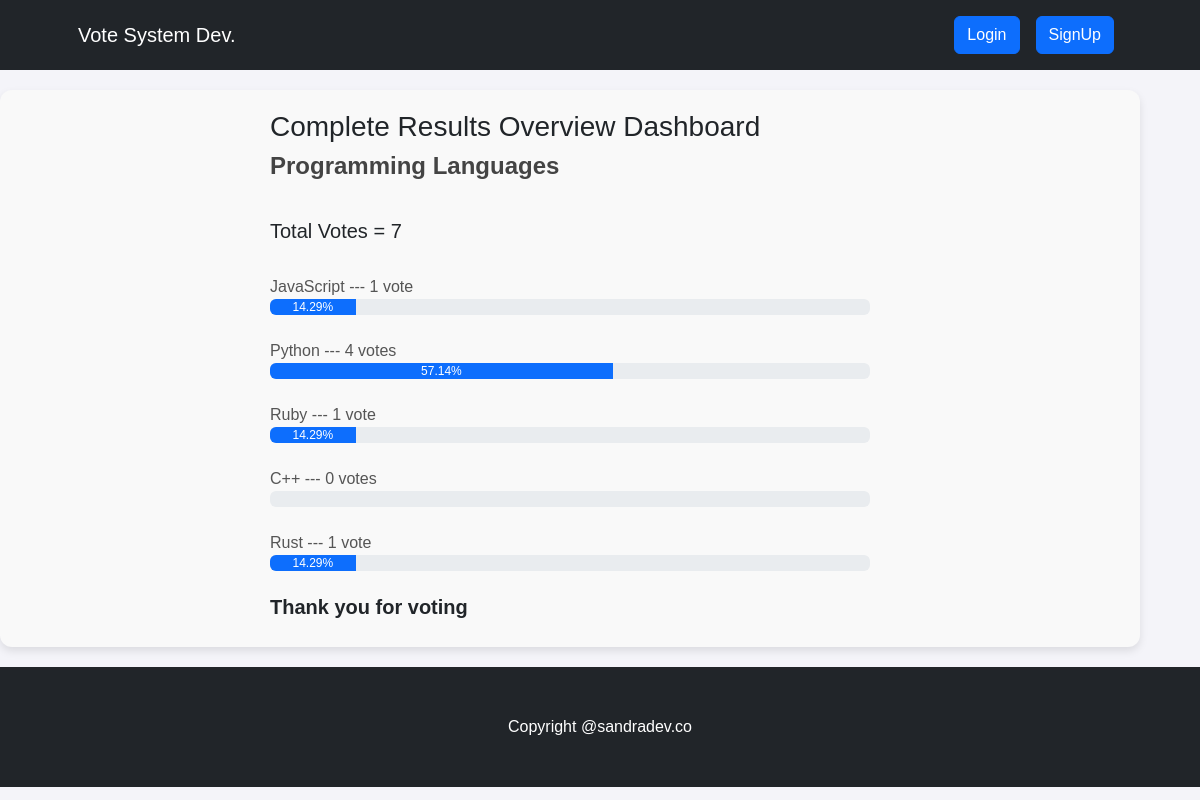
/result/programming-languages, run on the app's committed database.
### voteapp/models.py (models this page shows, shortened)
class Category(models.Model):
    title = models.CharField(max_length=200)
    slug = models.SlugField(blank=True, null=True)
    description = models.TextField(blank=True, null=True)
    total_vote = models.IntegerField(default=0)
    voters = models.ManyToManyField(User, blank=True)
    picture = models.ImageField(upload_to="img", blank=True, null=True)

class CategoryItem(models.Model):
    title = models.CharField(max_length=200)
    total_vote = models.IntegerField(default=0)
    category = models.ForeignKey(Category, on_delete=models.CASCADE, related_name="items")
    voters = models.ManyToManyField(User, blank=True)
    @property
    def percentage_vote(self):
        category_votes = self.category.total_vote
        item_votes = self.total_vote
        if category_votes == 0:
            vote_in_percentage = 0
        else:
            vote_in_percentage = (item_votes/category_votes) * 100
        return vote_in_percentage

### voteapp/views.py (the view)
# urls.py: path("result/<str:slug>", views.result, name="result"),
def result(request, slug):
    category = Category.objects.get(slug=slug)
    items = CategoryItem.objects.filter(category=category)
    context = {"category": category, "items": items}
    return render(request, "result.html", context)

### voteapp/templatetags/custom_filters.py (called while the page is built)
@register.filter(name="has_voted")
def has_voted(user, voters):
    return any(user.id== voter.id for voter in voters)

### voteapp/templates/result.html
{% extends 'base.html' %}
{% block content %}
{% load humanize %}
{% load custom_filters %}
<div class="container result-container">
    <div class="sub-container">
      <h3>Complete Results Overview Dashboard</h3>
      <h4>{{category.title}}</h4>
      <br>
      <h5>Total Votes = {{category.total_vote}}</h5>
      <br />
      {% for item in items  %}
      {% if request.user|has_voted:item.voters.all %}
      <small>{{item.title}}</strong> --- {{item.total_vote}} vote{{item.total_vote | pluralize:",s"}} ---  <strong>[voted]</strong> </small>
      <div class="progressContainer">
        <div class="progress">
          <div
            class="progress-bar"
            role="progressbar"
            aria-label="Example with label"
            style="width:{{item.percentage_vote | floatformat:2}}%;"
            aria-valuenow="25"
            aria-valuemin="0"
            aria-valuemax="100"
          >
          {{item.percentage_vote | floatformat:2}}%
          </div>
        </div>
      </div>
      <br>
      {% else %}
      <small>{{item.title}}</strong> --- {{item.total_vote}} vote{{item.total_vote | pluralize:",s"}} </small>
      <div class="progressContainer">
        <div class="progress">
          <div
            class="progress-bar"
            role="progressbar"
            aria-label="Example with label"
            style="width:{{item.percentage_vote | floatformat:2}}%;"
            aria-valuenow="25"
            aria-valuemin="0"
            aria-valuemax="100"
          >
          {{item.percentage_vote | floatformat:2}}%
          </div>
        </div>
      </div>
      <br>
      {% endif %}
      {% endfor %}
      <h5 style="font-weight: bold">Thank you for voting</h5>
    </div>
  </div>
{% endblock content %}

### voteapp/templates/base.html (shortened to what this page needs)
<!DOCTYPE html>
{% load static %}
<html lang="en">
<head>
    <link href="https://cdn.jsdelivr.net/npm/bootstrap-icons@1.4.1/font/bootstrap-icons.css" rel="stylesheet" />
    <link rel="stylesheet" href="{% static 'css/bootstrap.css' %}">
    <link rel="stylesheet" href="{% static 'css/style.css' %}">
</head>
<body>
     <nav class="navbar navbar-expand-lg navbar-dark bg-dark">
        <div class="container px-lg-5">
            <a class="navbar-brand" href="{% url 'index'  %}">Vote System Dev.</a>
            <div class="collapse navbar-collapse" id="navbarSupportedContent">
                <ul class="navbar-nav ms-auto mb-2 mb-lg-0">
                    {% if request.user.is_authenticated %}
                    <li class="nav-item"><a class="nav-link" href="#"><button class="btn btn-primary">Hi, {{request.user.username}}</button></a></li>
                    <li class="nav-item"><a class="nav-link" href="{% url 'logout' %}"><button class="btn btn-secondary">Logout</button></a></li>
                    {% else %}
                    <li class="nav-item"><a class="nav-link" href="{% url 'signin' %}"><button class="btn btn-primary">Login</button></a></li>
                    <li class="nav-item"><a class="nav-link" href="{% url 'signup' %}"><button class="btn btn-primary">SignUp</button></a></li>
                    {% endif %}
                </ul>
            </div>
        </div>
    </nav>
    {% block content %}
    {% endblock content %}
     <footer class="py-5 bg-dark">
        <div class="container"><p class="m-0 text-center text-white">Copyright @sandradev.co</p></div>
    </footer>
</body>
</html>

### voteapp/static/css/style.css (style rules this page uses)
* { box-sizing: border-box; margin: 0; padding: 0; font-family: 'Arial', sans-serif; }
body { background-color: #f4f4f9; }
.result-container { display: flex; flex-direction: column; align-items: center; justify-content: center; padding: 20px; background-color: #f9f9f9; border-radius: 12px; box-shadow: 0 4px 8px rgba(0, 0, 0, 0.1); margin: 20px 0; }
.sub-container { width: 100%; max-width: 600px; }
.result-container h4 { font-size: 1.5rem; color: #444; margin-bottom: 15px; font-family: 'Arial', sans-serif; font-weight: 600; }
.result-container small { font-size: 1rem; color: #555; font-family: 'Verdana', sans-serif; line-height: 1.5; margin-bottom: 10px; }

### data on the page
Category: title "Programming Languages", total_vote "7"
CategoryItem: title "JavaScript", total_vote "1", percentage_vote "14.29"
CategoryItem: title "Python", total_vote "4", total_vote|pluralize "s", percentage_vote "57.14"
CategoryItem: title "Ruby", total_vote "1", percentage_vote "14.29"
CategoryItem: title "C++", total_vote "0", total_vote|pluralize "s"
CategoryItem: title "Rust", total_vote "1", percentage_vote "14.29"
